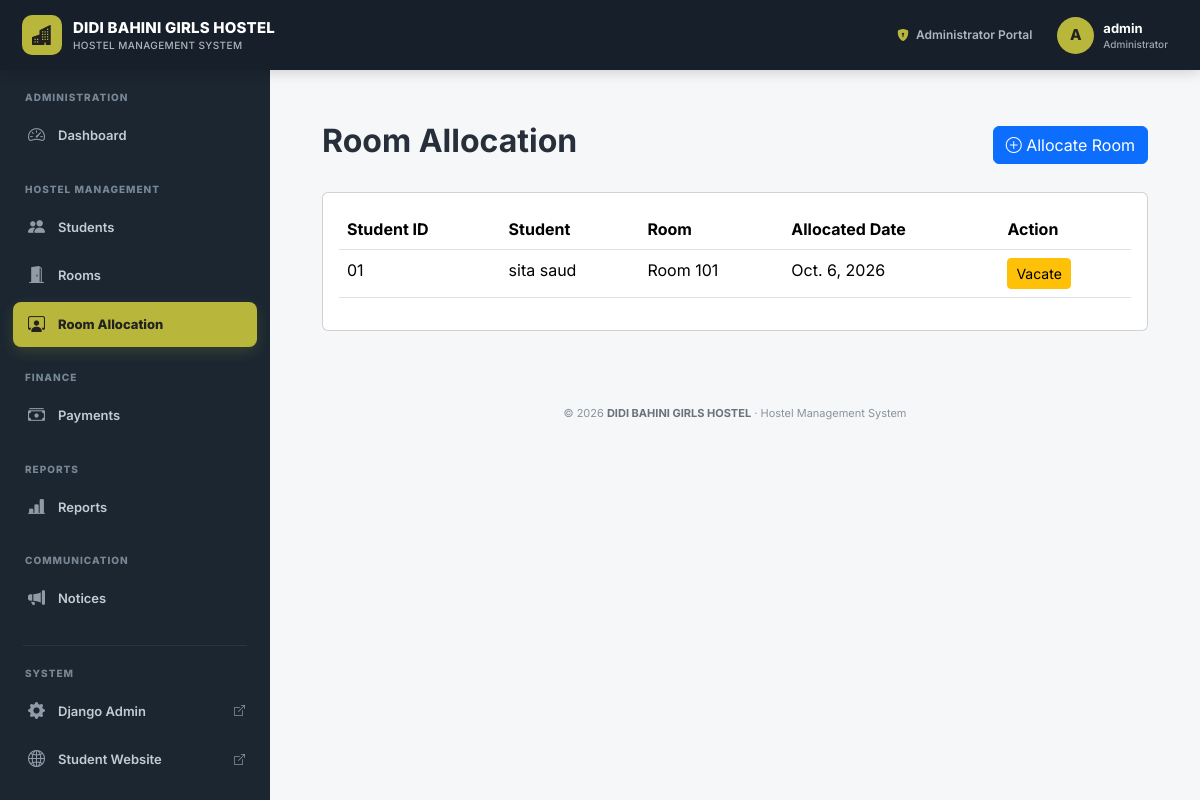
Before: /hostel/allocations/ (signed in) with the older database file.
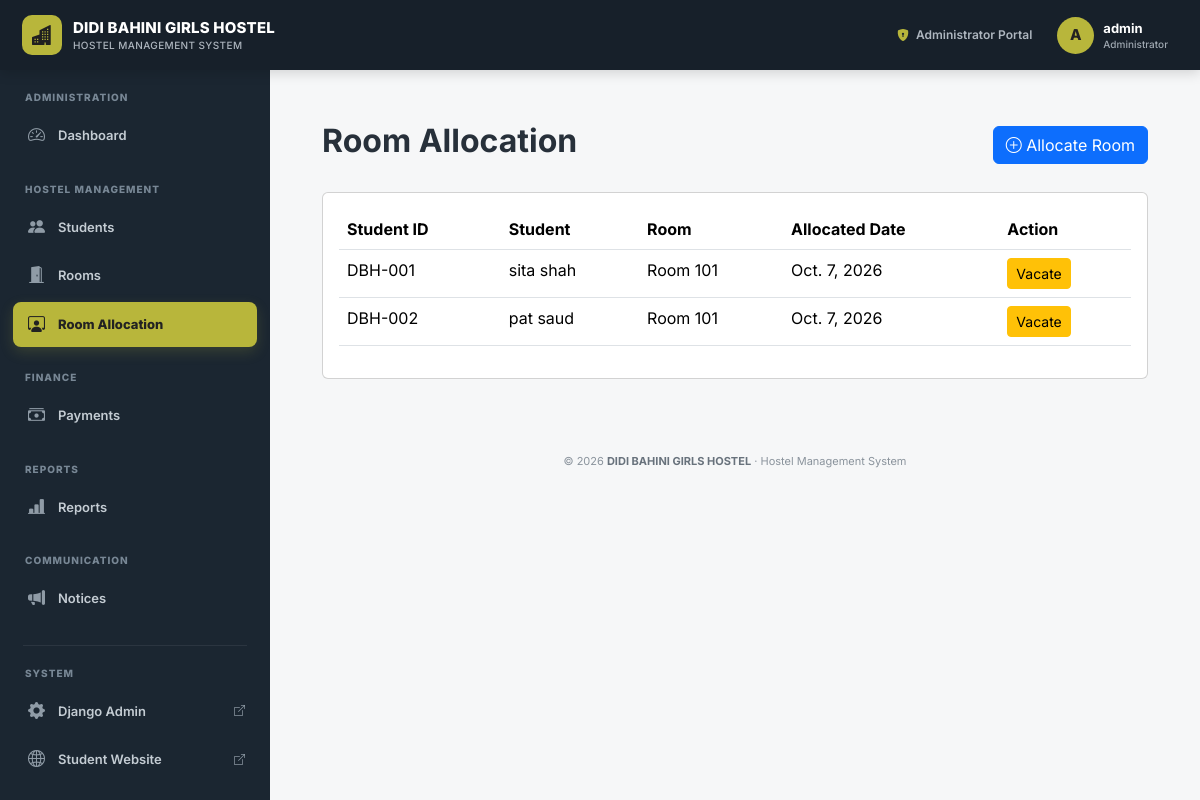
After: the same page with the newer database file.
### hostel/models.py (models this page shows, shortened)
class RoomAllocation(models.Model):
    student = models.ForeignKey(
        Student,
        on_delete=models.CASCADE,
        related_name='allocations'
    )
    room = models.ForeignKey(
        Room,
        on_delete=models.CASCADE,
        related_name='allocations'
    )
    allocated_date = models.DateField(
        auto_now_add=True
    )
    vacated_date = models.DateField(
        null=True,
        blank=True
    )
    is_active = models.BooleanField(
        default=True
    )
    remarks = models.TextField(
        blank=True
    )

class Student(models.Model):
    GENDER_CHOICES = (
        ('Female', 'Female'),
    )
    user = models.OneToOneField(
        User,
        on_delete=models.CASCADE,
        related_name='student_profile'
    )
    student_id = models.CharField(
        max_length=30,
        unique=True
    )
    full_name = models.CharField(
        max_length=150
    )
    phone = models.CharField(
        max_length=20
    )
    email = models.EmailField()
    address = models.TextField()
    guardian_name = models.CharField(
        max_length=150
    )
    guardian_phone = models.CharField(
        max_length=20
    )
    date_of_birth = models.DateField(
        null=True,
        blank=True
    )
    gender = models.CharField(
        max_length=20,
        choices=GENDER_CHOICES,
        default='Female'
    )
    course = models.CharField(
        max_length=150,
        blank=True
    )
    semester = models.CharField(
        max_length=50,
        blank=True
    )
    created_at = models.DateTimeField(
        auto_now_add=True
    )

class Room(models.Model):
    ROOM_TYPE_CHOICES = (
        ('Single', 'Single'),
        ('Double', 'Double'),
        ('Triple', 'Triple'),
        ('Four Bed', 'Four Bed'),
    )
    room_number = models.CharField(
        max_length=20,
        unique=True
    )
    floor = models.CharField(
        max_length=50
    )
    room_type = models.CharField(
        max_length=30,
        choices=ROOM_TYPE_CHOICES
    )
    capacity = models.PositiveIntegerField()
    monthly_fee = models.DecimalField(
        max_digits=10,
        decimal_places=2
    )
    description = models.TextField(
        blank=True
    )
    is_active = models.BooleanField(
        default=True
    )
    created_at = models.DateTimeField(
        auto_now_add=True
    )

### hostel/views.py (the view)
@admin_required
def allocation_list(request):
    allocations = (
        RoomAllocation.objects
        .select_related(
            'student',
            'room'
        )
        .filter(
            is_active=True
        )
        .order_by(
            '-allocated_date'
        )
    )
    context = {
        'allocations': allocations,
        'total_allocations': allocations.count(),
    }
    return render(
        request,
        'hostel/allocation_list.html',
        context
    )

### hostel/views.py (called while the page is built)
def admin_required(view_func):
    return user_passes_test(
        lambda user: (
            user.is_authenticated
            and user.is_superuser
        ),
        login_url='login'
    )(view_func)

### templates/hostel/allocation_list.html (shortened to what this page needs)
{% extends "admin_base.html" %}
{% block content %}
<div class="container-fluid p-4">
    <div class="d-flex
                justify-content-between
                align-items-center
                mb-4">
        <h2 class="fw-bold">
            Room Allocation
        </h2>
        <a href="{% url 'allocate_student' %}"
           class="btn btn-primary">
            <i class="bi bi-plus-circle"></i>
            Allocate Room
        </a>
    </div>
    <div class="card table-card">
        <div class="card-body">
            <div class="table-responsive">
                <table class="table table-hover">
                    <thead>
                        <tr>
                            <th>Student ID</th>
                            <th>Student</th>
                            <th>Room</th>
                            <th>Allocated Date</th>
                            <th>Action</th>
                        </tr>
                    </thead>
                    <tbody>
                    {% for allocation in allocations %}
                        <tr>
                            <td>
                                {{ allocation.student.student_id }}
                            </td>
                            <td>
                                {{ allocation.student.full_name }}
                            </td>
                            <td>
                                Room {{ allocation.room.room_number }}
                            </td>
                            <td>
                                {{ allocation.allocated_date }}
                            </td>
                            <td>
                                <a
                                href="{% url 'vacate_room' allocation.id %}"
                                class="btn btn-sm btn-warning">
                                    Vacate
                                </a>
                            </td>
                        </tr>
                    {% endfor %}
                    </tbody>
                </table>
            </div>
        </div>
    </div>
</div>
{% endblock %}

Changed rows visible on the page:
removed RoomAllocation: student.student_id "01", student.full_name "sita saud", room.room_number "101", allocated_date "Oct. 6, 2026"
added RoomAllocation: student.student_id "DBH-001", student.full_name "sita shah", room.room_number "101", allocated_date "Oct. 7, 2026"
added RoomAllocation: student.student_id "DBH-002", student.full_name "pat saud", room.room_number "101", allocated_date "Oct. 7, 2026"
